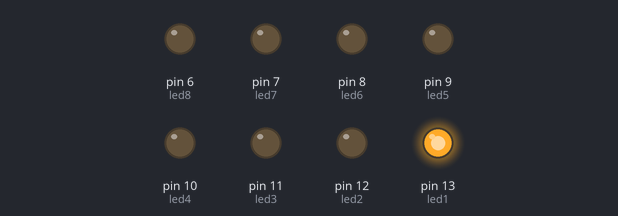
Bench run of a sketch on a simulated Arduino Uno, built with avr-gcc and run on an emulated ATmega328P. On the bench: output pins drawn as LEDs (lit = HIGH).

Above: at 0.07 s.
At 0.37 s:
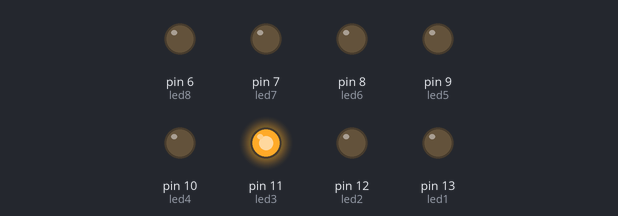
At 0.67 s:
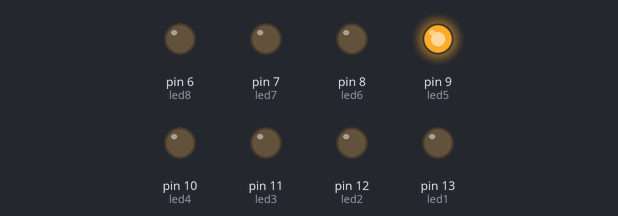
At 1.35 s:
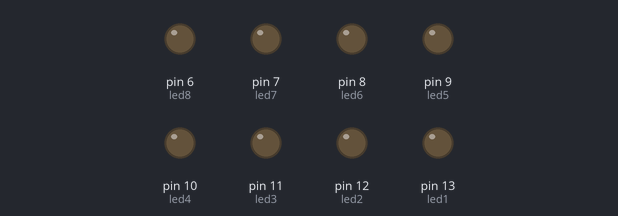
At 2.32 s:
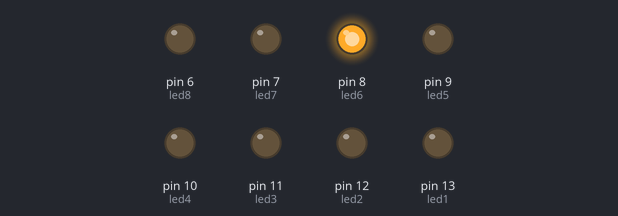
At 3.22 s:
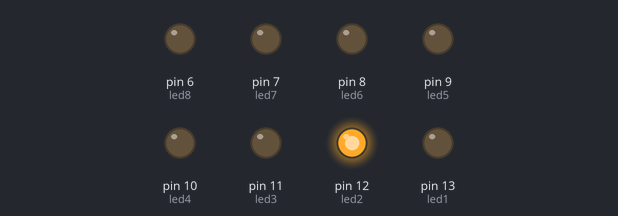
Timing chart, 0 to 3.5 s (numbered marks = the images above):
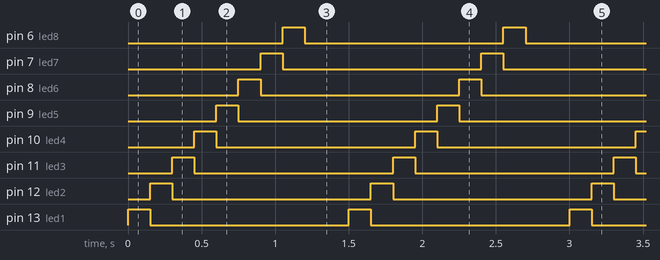

The sketch:

multitasking_led_control.ino
```cpp
//an Arduino program that utilizes the Arduino FreeRTOS library to create and manage multiple tasks.
//The program controls a set of 8 LEDs connected to different pins of the Arduino board.

#include <Arduino.h>
#include <Arduino_FreeRTOS.h>
#include <semphr.h>
#define led1 13
#define led2 12
#define led3 11
#define led4 10
#define led5 9
#define led6 8
#define led7 7
#define led8 6

void vTask1(void *pvParameter);
void vTask2(void *pvParameter);
void vTask3(void *pvParameter);
uint8_t ledValue;
int i;

SemaphoreHandle_t xSemaphore;
QueueHandle_t xQueue;

void setup() {
  // put your setup code here, to run once:
  xTaskCreate(vTask1, "Task one", 128, NULL, 1, NULL);
  xTaskCreate(vTask2, "Task two", 128, NULL, 1, NULL);
  xTaskCreate(vTask3, "Task three", 128, NULL, 1, NULL);
xQueue=xQueueCreate(1,sizeof(uint8_t));
xSemaphore=xSemaphoreCreateBinary();

  vTaskStartScheduler();
  Serial.begin(9600);
}


void loop() {
  // put your main code here, to run repeatedly:
}

void vTask1(void *pvParameter){
 (void) pvParameter;
 for(;;){

 xQueuePeek( xQueue, &ledValue, 0 );
       if(ledValue > 255) {
          xSemaphoreGive(xSemaphore);
        }

 vTaskDelay(10);
 }
}


 void vTask2(void *pvParameter){
 (void) pvParameter;
 for(;;){
  if(xSemaphoreTake(xSemaphore, 0)== pdTRUE){
    ledValue = 0;
    xQueueReset(xQueue);
  }
 ledValue = ledValue << 1;//appending /shifting 1 to ledValue
  if (ledValue == 0){
    ledValue = 1;
  }
  xQueueSend(xQueue, &ledValue, 0);
  vTaskDelay(100);
 }
 }
void vTask3(void *pvParameter){
 (void) pvParameter;
 for(;;){
   xQueueReceive(xQueue, &ledValue, 0);
   pinMode(led1, OUTPUT);
   pinMode(led2, OUTPUT);
   pinMode(led3, OUTPUT);
   pinMode(led4, OUTPUT);
   pinMode(led5, OUTPUT);
   pinMode(led6, OUTPUT);
   pinMode(led7, OUTPUT);
   pinMode(led8, OUTPUT);


int leds[]={led1,led2,led3,led4,led5,led6,led7,led8};

for (int i = 0; i < 8; i++) {
    // turns the i ON:
    digitalWrite(leds[i], HIGH);
    vTaskDelay(10);
    // turnS the i OFF:
    digitalWrite(leds[i], LOW);


 }

vTaskDelay(20);
}
}
```

Measured:
- by itself, pin 6 (led8), pin 7 (led7), pin 8 (led6), pin 9 (led5), pin 10 (led4), pin 11 (led3), pin 12 (led2), pin 13 (led1): alternates HIGH for 0.15 s and LOW for 1.4 s
- by itself, everything shown: repeats every 1.5 s, in 9 steps
